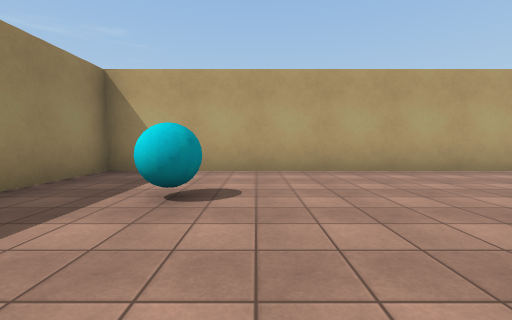
View 1 (above)

12 first-person views from a walk through a scene from a Unity 3-D project. The camera is 1.3 m above the floor, tilts 4° down and sees 90° across. The floor is counted in squares, 2 m on a side. Each view is taken from the middle of a square. On the plan, view 1 faces up. The plan holds only what a view shows up to about 9 squares ahead; the rest is blank. The place goes on beyond the plan. Surface patterns are stand-ins for the level's own textures.

View 2
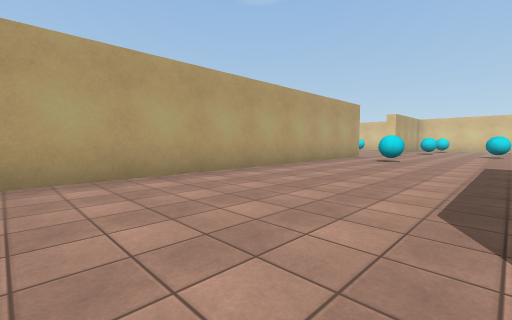

View 3
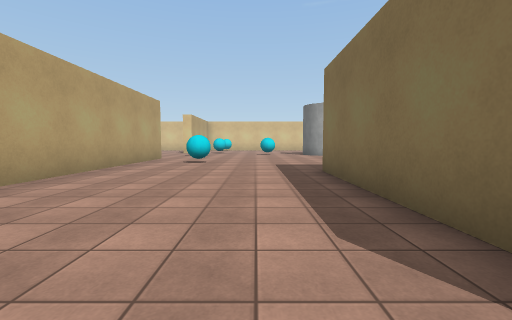

View 4
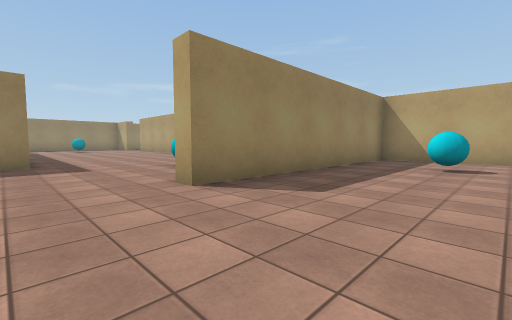

View 5
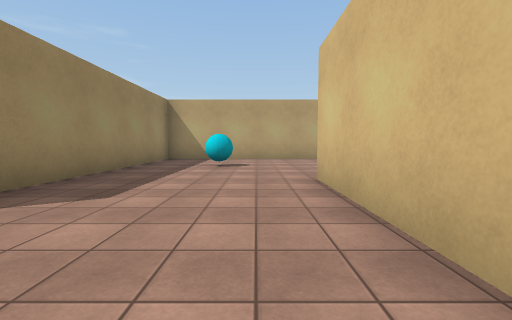

View 6
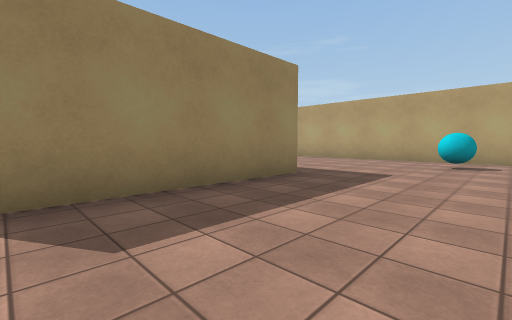

View 7
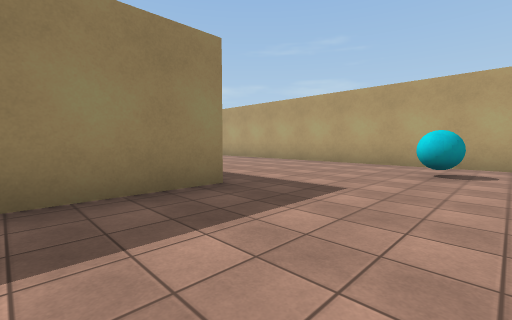

View 8
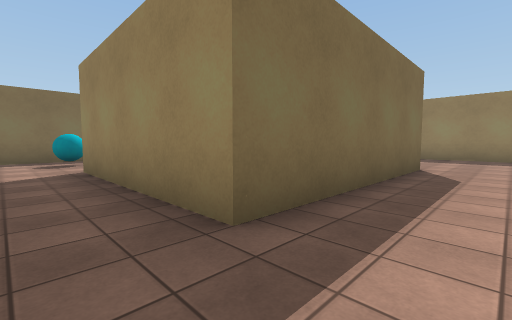

View 9
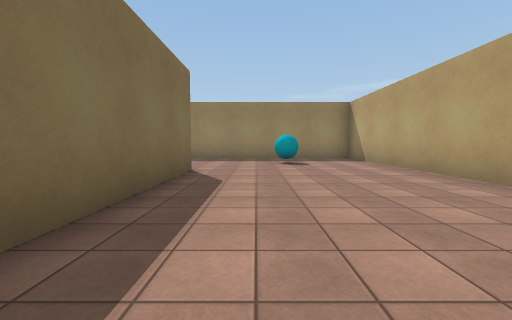

View 10
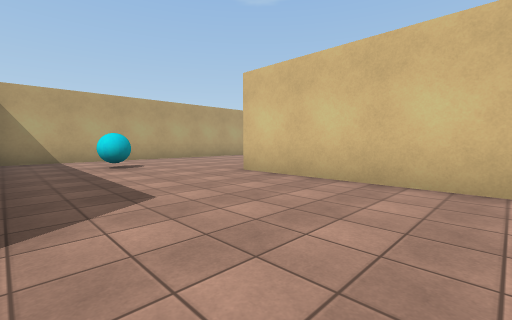

View 11
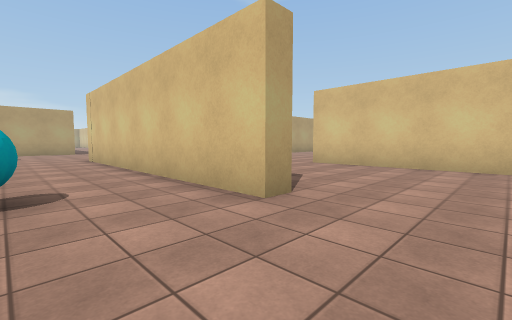

View 12
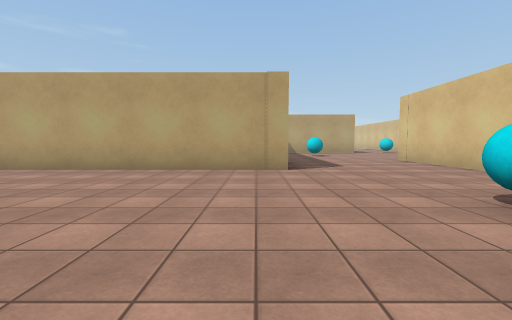

### Floor plan
Points are (right, up) in squares from view 1. A wall is a line through its corners. A room is listed if a view was taken in it or the views show most of it. See-through windows are left out.
Room 1 (views 1, 2, 3, 4, 5, 6, 7, 8, 9, 10)
walls: (1.1, -4.1) (1.1, 0.5) (6.8, 0.5) (6.8, -4.5); (10.1, 5.7) (-3.3, 5.7) (-3.3, -2)
ways out: opening at (-3, -3.5) to room 2
objects: cyan ball (-1, 3); cyan ball (9, 4)
Room 2 (views 11, 12)
walls: (-8.1, 3) (-15.1, 3); (-3.3, -2) (-3.8, -2) (-3.8, 6.2); (-8.2, -3.4) (-8.2, -4.1)
ways out: opening at (-3, -3.5) to room 1
objects: cyan ball (-6, 0)

Where each view was taken, in squares from view 1:
view 1: 0 up, 0 right, facing up
view 2: 1 up, 0 right, facing up-right
view 3: 2 up, 1 right, facing right
view 4: 4 down, 0 right, facing up-left
view 5: 4 down, 0 right, facing up
view 6: 4 down, 10 right, facing up-left
view 7: 2 down, 10 right, facing up-left
view 8: 2 up, 8 right, facing down-left
view 9: 2 up, 7 right, facing left
view 10: 4 down, 3 left, facing up-right
view 11: 4 down, 6 left, facing up-right
view 12: 3 down, 9 left, facing up
